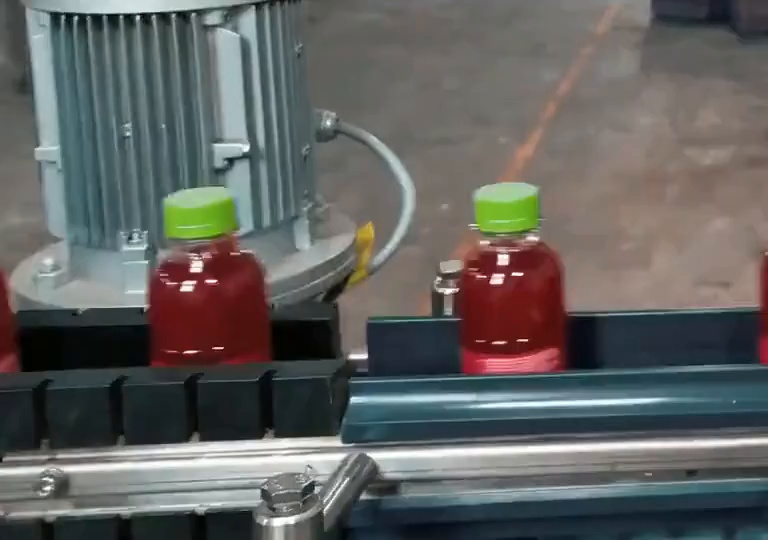
#> input picture testes/frame.jpeg, 768 x 540 px, found by its file name
$ python teste_mascara.py
#> lines starting #> are read from the running program, lines starting #| are printed output that depends on the picture; after the words box and inside, x2 and y2 are one past the last pixel; in counts of white or black regions, pixels touching at a corner belong together
import cv2

imagem = cv2.imread("/mnt/wdc/desafio_visaoComputacional/frame.jpeg")
#> imagem is the input picture: shape (540, 768, 3); mean B, G, R 95.9, 97.7, 97.3

if imagem is None:
    print("Erro: não foi possivel carregar frame.jpg")
    exit()

hsv = cv2.cvtColor(imagem, cv2.COLOR_BGR2HSV)
#> hsv: shape (540, 768, 3); mean H, S, V 63.7, 60.1, 107.7

#Teste 1
mascara1 = cv2.inRange(
    hsv,
    (0, 100, 100),
    (10, 255, 255)
)
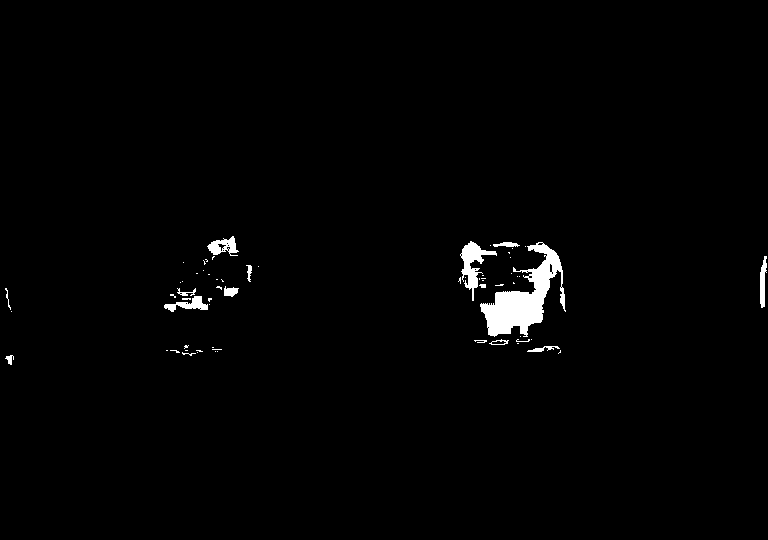
#> mascara1: shape (540, 768); 1.4% white; 65 white regions (48 under 20 px), largest, box (x1, y1, x2, y2) and area: (480, 242, 566, 337) 3223, (460, 241, 497, 301) 741, (207, 236, 239, 256) 337

#Teste 2 - maior saturação e brilho
mascara2 = cv2.inRange(
    hsv,
    (0, 110, 110),
    (10, 255, 255)
)
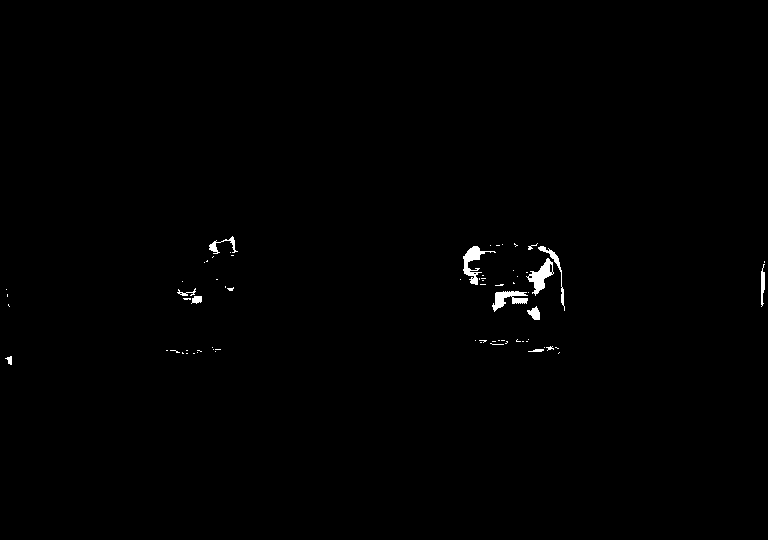
#> mascara2: shape (540, 768); 0.53% white; 70 white regions (58 under 20 px), largest, box (x1, y1, x2, y2) and area: (526, 258, 554, 296) 411, (463, 246, 496, 285) 397, (492, 291, 528, 312) 364

#teste3 - ainda maior saturação e brilho
mascara3 = cv2.inRange(
    hsv,
    (0, 120, 120),
    (10, 255, 255)
)
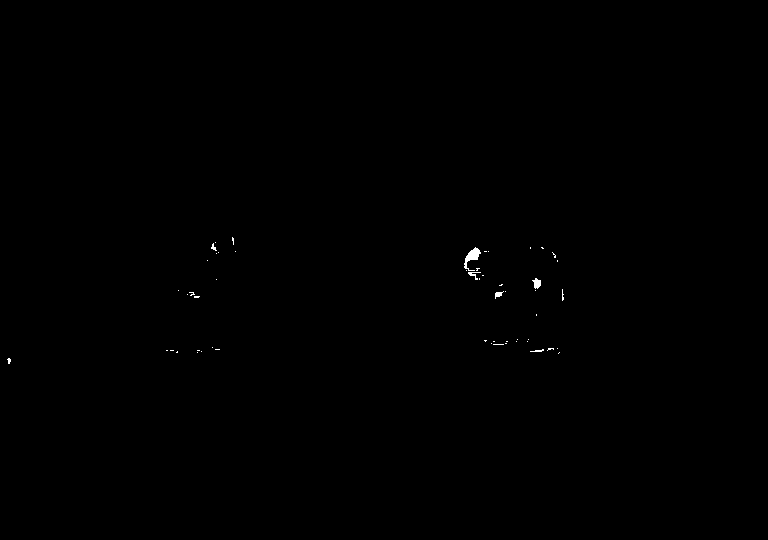
#> mascara3: shape (540, 768); 0.13% white; 54 white regions (48 under 20 px), largest, box (x1, y1, x2, y2) and area: (464, 247, 481, 271) 165, (532, 278, 541, 289) 63, (468, 272, 481, 280) 38, (495, 291, 504, 299) 36, (530, 349, 544, 352) 23, (211, 243, 217, 251) 22

cv2.imwrite("mascara1.jpg", mascara1)
cv2.imwrite("mascara2.jpg", mascara2)
cv2.imwrite("mascara3.jpg", mascara3)

print("Máscaras criadas!")
